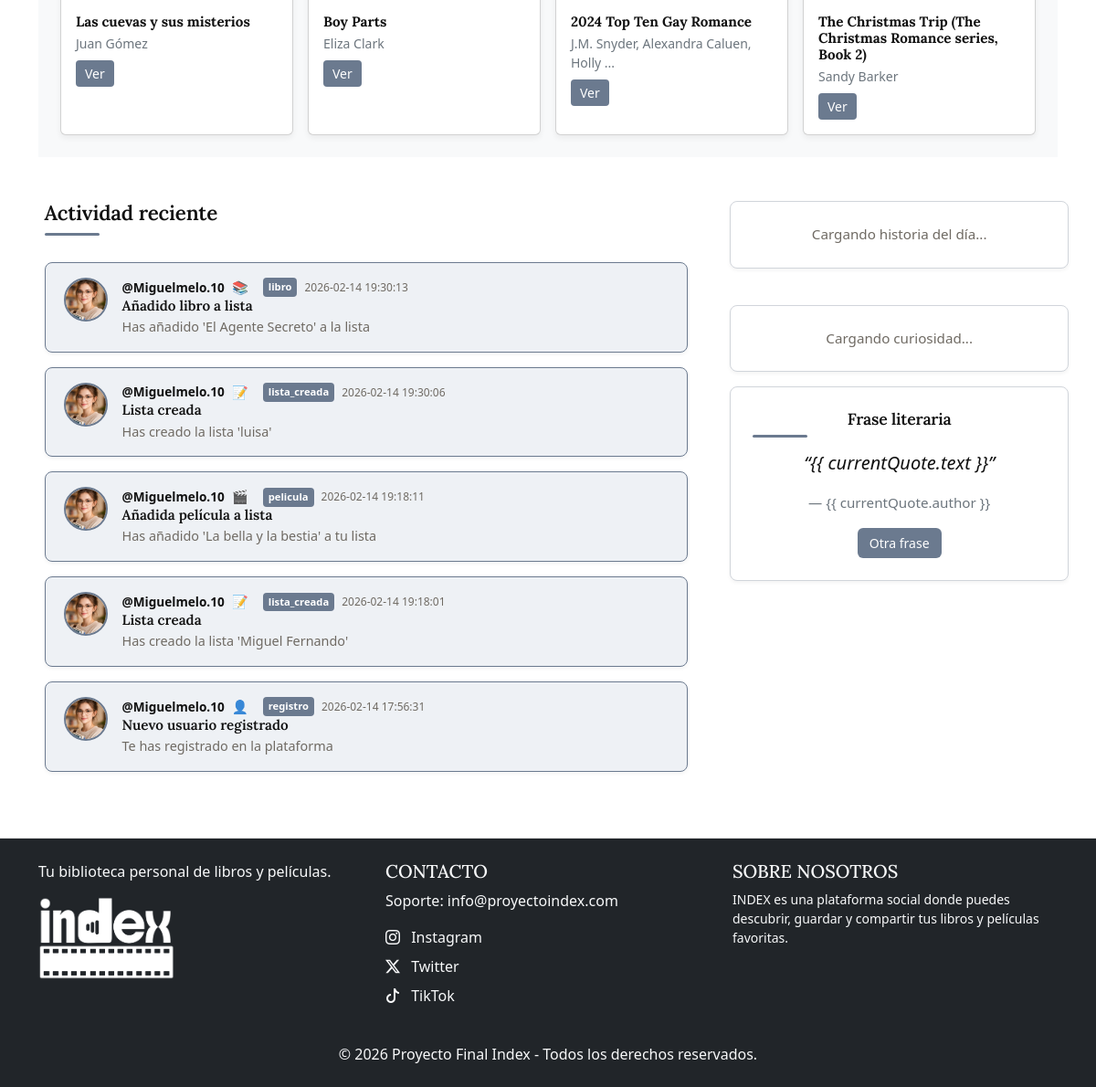
The app's page /index.php?ctl=timeline (signed in, lower part), older data.
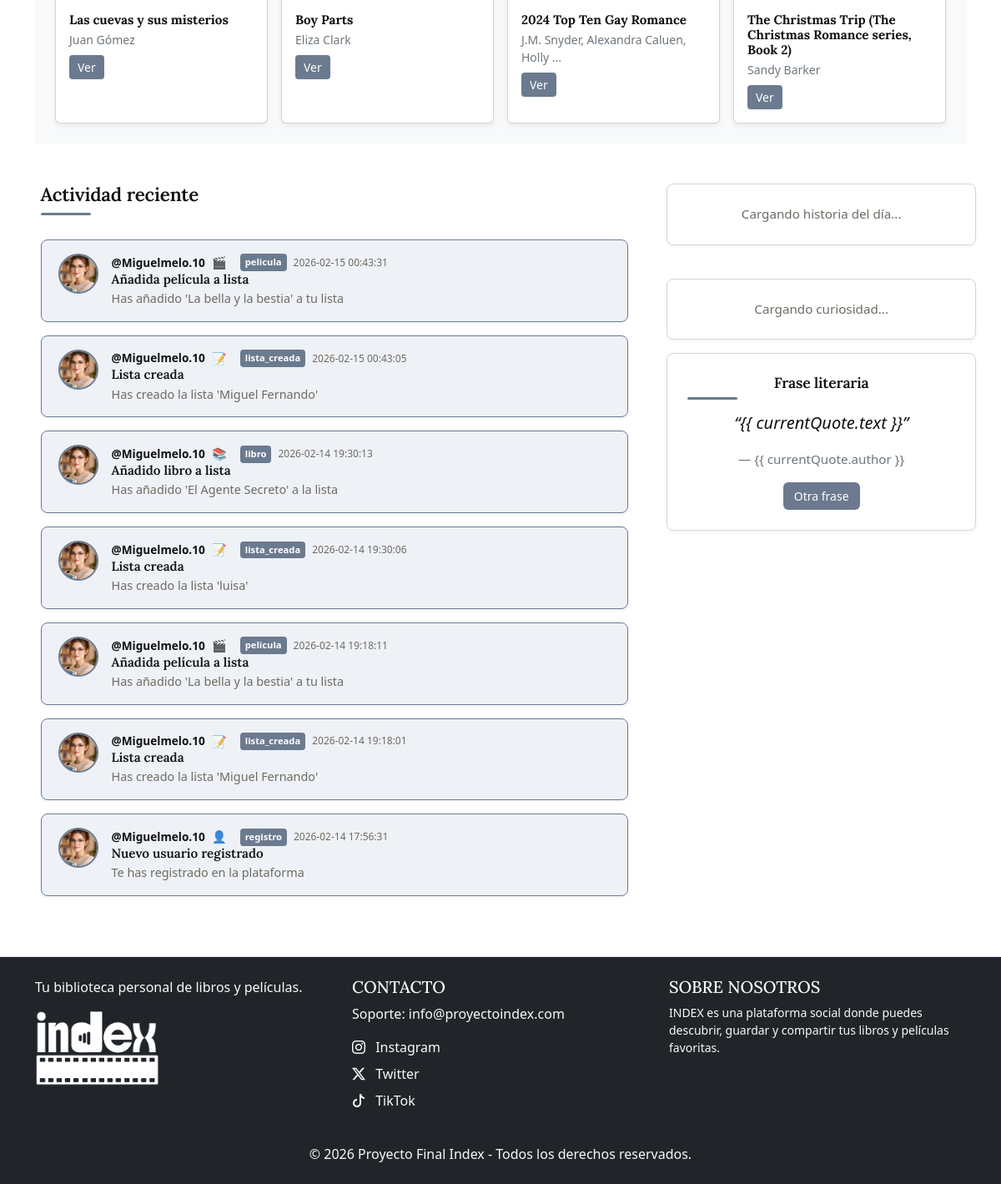
The same page, newer data.
### tables this page shows
CREATE TABLE IF NOT EXISTS `libros` (
  `id` varchar(20) NOT NULL,
  `titulo` varchar(255) NOT NULL,
  `subtitulo` varchar(255) DEFAULT NULL,
  `autores` text,
  `editorial` varchar(100) DEFAULT NULL,
  `fecha_publicacion` varchar(20) DEFAULT NULL,
  `descripcion` text,
  `isbn_10` varchar(10) DEFAULT NULL,
  `isbn_13` varchar(13) DEFAULT NULL,
  `paginas` int DEFAULT NULL,
  `categoria` varchar(100) DEFAULT NULL,
  `imagen_url` varchar(255) DEFAULT NULL,
  `idioma` varchar(10) DEFAULT NULL,
  `preview_link` varchar(255) DEFAULT NULL,
  `fecha_importacion` timestamp NOT NULL DEFAULT CURRENT_TIMESTAMP,
  PRIMARY KEY (`id`)
);

CREATE TABLE IF NOT EXISTS `eventos` (
  `id` int NOT NULL AUTO_INCREMENT,
  `id_usuario` int NOT NULL,
  `tipo` varchar(50) NOT NULL,
  `titulo` varchar(255) NOT NULL,
  `descripcion` text,
  `fecha` datetime NOT NULL,
  PRIMARY KEY (`id`),
  KEY `id_usuario` (`id_usuario`),
  CONSTRAINT `eventos_ibfk_1` FOREIGN KEY (`id_usuario`) REFERENCES `usuarios` (`id`) ON DELETE CASCADE
);

CREATE TABLE IF NOT EXISTS `usuarios` (
  `id` int NOT NULL AUTO_INCREMENT,
  `username` varchar(50) NOT NULL,
  `nombre` varchar(100) DEFAULT NULL,
  `apellido` varchar(100) DEFAULT NULL,
  `bio` text,
  `foto` varchar(255) DEFAULT 'web/img/perfil/default.png',
  `email` varchar(150) NOT NULL,
  `contrasena` varchar(200) NOT NULL,
  `rol` enum('admin','usuario') NOT NULL DEFAULT 'usuario',
  `pais` varchar(100) DEFAULT NULL,
  `nivel` int NOT NULL DEFAULT '1',
  `activo` int NOT NULL DEFAULT '0',
  `top_libros` text,
  `top_peliculas` text,
  PRIMARY KEY (`id`),
  UNIQUE KEY `username` (`username`),
  UNIQUE KEY `email_unique` (`email`),
  UNIQUE KEY `username_unique` (`username`)
);

### app/Controllers/TimelineController.php (called while the page is built, shortened)
<?php
class TimelineController
{
    private $session;
    public function __construct($session)
    {
        $this->session = $session;
    }
    public function mostrar()
    {
        $this->session->checkSecurity();
        $idUsuario = $this->session->get('id_usuario');
        $librosModel = new Libros();
        $topLibros = $librosModel->obtenerLibrosAleatorios(4);
        $eventos = EventoModel::obtenerEventosTimeline($idUsuario);
        require __DIR__ . '/../templates/timeline.php';
    }
}

### index.php (called while the page is built, shortened)
<?php
require_once __DIR__ . '/app/Models/Libros.php';
require_once __DIR__ . '/app/Core/Database.php';
require_once __DIR__ . '/app/Controllers/TimelineController.php';
require_once __DIR__ . '/app/helpers/formatearEventos.php';
$session = new SessionManager(
    loginPage: 'index.php?ctl=login',
    timeout: 600
);
$ruta = $_REQUEST['ctl'] ?? 'inicio';
$actionName     = $map[$ruta]['action'];
if (!in_array($ruta, ['login', 'registro', 'recupero', 'reset', 'inicio'])) {
    $session->checkSecurity();
}
$controller = new $controllerName($session);
$controller->$actionName();

### app/Core/Database.php (called while the page is built)
<?php
class Database {
    private static ? PDO $instance = null;
    public static function getConnection(): PDO {
        if (self::$instance === null) {
            $host = getenv('DB_HOST')     ?: 'db';
            $dbname = getenv('DB_DATABASE') ?: 'indexproyecto';
            $user = getenv('DB_USERNAME')   ?: 'root';
            $pass = getenv('DB_PASSWORD')   ?: 'indexLIM_5825.';
            self::$instance = new PDO(
                "mysql:host=$host;dbname=$dbname;charset=utf8mb4",
                $user,
                $pass,
                [
                    PDO::ATTR_ERRMODE => PDO::ERRMODE_EXCEPTION,
                    PDO::ATTR_DEFAULT_FETCH_MODE => PDO::FETCH_ASSOC,
                    PDO::ATTR_EMULATE_PREPARES => false,
                ]
            );
        }
        return self::$instance;
    }
}

### app/Models/Libros.php (called while the page is built, shortened)
<?php
class Libros {
    private PDO $pdo;
    public function __construct() {
        $this->pdo = Database::getConnection();
    }
public function obtenerLibrosAleatorios(int $limite = 4): array
{
    $sql = "SELECT * FROM libros ORDER BY RAND() LIMIT :limite";
    $stmt = $this->pdo->prepare($sql);
    $stmt->bindValue(':limite', $limite, PDO::PARAM_INT);
    $stmt->execute();
    return $stmt->fetchAll(PDO::FETCH_ASSOC);
}
}

### app/Models/EventoModel.php (called while the page is built, shortened)
<?php
class EventoModel
{
    public static function obtenerEventosTimeline($idUsuario)
{
    $conexion = Database::getConnection();
    $sql = "
        SELECT
            e.*,
            u.username,
            u.nombre,
            u.apellido,
            u.email,
            u.foto
        FROM eventos e
        JOIN usuarios u ON u.id = e.id_usuario
        WHERE e.id_usuario = :id1
           OR e.id_usuario IN (
                SELECT seguido_id
                FROM seguidores
                WHERE seguidor_id = :id2
           )
        ORDER BY e.fecha DESC
    ";
    $stmt = $conexion->prepare($sql);
    $stmt->bindValue(':id1', $idUsuario, PDO::PARAM_INT);
    $stmt->bindValue(':id2', $idUsuario, PDO::PARAM_INT);
    $stmt->execute();
    return $stmt->fetchAll(PDO::FETCH_ASSOC);
}
}

### app/helpers/formatearEventos.php (called while the page is built)
<?php
class FormatearEventos {
    public static function generarDescripcion($evento, $idActual) {
        $esPropio = ($evento['id_usuario'] == $idActual);
        $usuario = '@' . $evento['username'];
        switch ($evento['tipo']) {
            case 'pelicula':
                preg_match("/'([^']+)'/", $evento['descripcion'], $m);
                $titulo = $m[1] ?? 'una película';
                return $esPropio
                    ? "Has añadido '$titulo' a tu lista"
                    : "$usuario ha añadido '$titulo' a su lista";
            case 'lista_creada':
                preg_match("/'([^']+)'/", $evento['descripcion'], $m);
                $nombreLista = $m[1] ?? 'una lista';
                return $esPropio
                    ? "Has creado la lista '$nombreLista'"
                    : "$usuario ha creado la lista '$nombreLista'";
            case 'registro':
                return $esPropio
                    ? "Te has registrado en la plataforma"
                    : "$usuario se ha registrado en la plataforma";
            default:
                return $esPropio
                    ? $evento['descripcion']
                    : "$usuario ha realizado una acción";
        }
    }
}

### app/templates/timeline.php (the view, shortened to what the rows shown need)
<!DOCTYPE html>
<html lang="es">
<head>
  <link rel="stylesheet" href="web/css/styleTimeline.css">
  <link rel="stylesheet" href="web/css/styleFuentes.css">
  <link href="https://cdn.jsdelivr.net/npm/bootstrap@5.3.3/dist/css/bootstrap.min.css" rel="stylesheet">
</head>
<body>
  <div class="home-page">
    <?php require __DIR__ . "/header.php"; ?>
    <section class="pb-4">
      <div class="container">
        <?php if (empty($topLibros)): ?>
          <div class="bg-body-tertiary rounded-4 p-4">
            No se pudo cargar la recomendación de libros.
          </div>
        <?php else: ?>
          <?php $chunks = array_chunk($topLibros, 4); ?>
          <div class="carousel-inner bg-body-tertiary p-3 p-md-4">
            <?php foreach ($chunks as $i => $grupo): ?>
              <div class="carousel-item <?= $i === 0 ? 'active' : '' ?>">
                <div class="row g-3">
                  <?php foreach ($grupo as $libro): ?>
                    <div class="col-6 col-md-3">
                      <div class="card h-100 recom-card">
                        <div class="card-body">
                          <h6 class="card-title fw-bold mb-1">
                            <?= htmlspecialchars($libro['titulo'] ?? '') ?>
                          </h6>
                          <?php
                          $autores = $libro['autores'] ?? '';
                          $autoresCorto = mb_strimwidth($autores, 0, 40, '...');
                          ?>
                          <div class="text-secondary small mb-2">
                            <?= htmlspecialchars($autoresCorto) ?>
                          </div>
                          <a class="btn btn-sm text-white"
                            style="background-color: var(--accent);"
                            href="index.php?ctl=fichaLibroPelicula&id=<?= htmlspecialchars($libro['id']) ?>&type=libro">
                            Ver
                          </a>
                        </div>
                      </div>
                    </div>
                  <?php endforeach; ?>
                </div>
              </div>
            <?php endforeach; ?>
          </div>
        <?php endif; ?>
      </div>
    </section>
<main>
  <div class="home-layout">
    <section class="timeline-col">
      <section class="timeline">
        <h2>Actividad reciente</h2>
        <?php if (empty($eventos)): ?>
          <p>No hay actividad reciente.</p>
        <?php else: ?>
          <?php foreach ($eventos as $evento): ?>
            <div class="evento <?= $evento['id_usuario'] == $_SESSION['id_usuario'] ? 'propio' : '' ?>">
              <div class="evento-avatar">
                <?php
                $foto = trim($evento['foto'] ?? '');
                ?>
                <img src="<?= htmlspecialchars($foto) ?>" alt="Foto de perfil">
              </div>
              <div class="evento-body">
                <div class="evento-header">
                  <a class="evento-usuario"
                     href="index.php?ctl=perfil&id=<?= $evento['id_usuario'] ?>">
                    @<?= htmlspecialchars($evento['username']) ?>
                  </a>
                  <span class="evento-icon">
                    <?php
                    $iconos = [
                      'registro'      => '👤',
                      'lista_creada'  => '📝',
                      'libro'         => '📚',
                      'pelicula'      => '🎬',
                      'login'         => '🔐'
                    ];
                    echo $iconos[$evento['tipo']] ?? '⭐';
                    ?>
                  </span>
                  <span class="tag"><?= htmlspecialchars($evento['tipo']) ?></span>
                  <span class="evento-fecha"><?= $evento['fecha'] ?></span>
                </div>
                <div class="evento-contenido">
                  <h4><?= htmlspecialchars($evento['titulo']) ?></h4>
                  <p><?= htmlspecialchars(FormatearEventos::generarDescripcion($evento, $_SESSION['id_usuario'])) ?></p>
                </div>
              </div>
            </div>
          <?php endforeach; ?>
        <?php endif; ?>
      </section>
    </section>
  </div>
</main>
    <?php require __DIR__ . "/footer.php"; ?>
</body>
</html>

Row changes from the older to the newer data that the page shows:
added eventos: id_usuario.foto (placeholder picture), id_usuario.username "Miguelmelo.10", tipo "🎬", tipo "pelicula", fecha "2026-02-15 00:43:31", titulo "Añadida película a lista", FormatearEventos::generarDescripcion($evento, $_SESSION['id_usuario']) "Has añadido 'La bella y la bestia' a tu lista"
added eventos: id_usuario.foto (placeholder picture), id_usuario.username "Miguelmelo.10", tipo "📝", tipo "lista_creada", fecha "2026-02-15 00:43:05", titulo "Lista creada", descripcion "Has creado la lista 'Miguel Fernando'"
